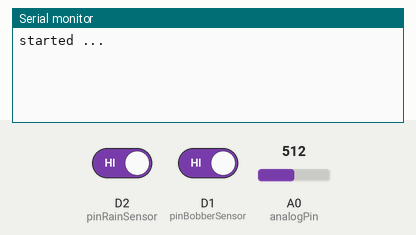
The sketch below on a simulated ESP8266 (NodeMCU). Shown: the last lines printed to the serial monitor. Inputs (shaded band) come from the test bench; at power-on: D2 (pinRainSensor) HIGH, D1 (pinBobberSensor) HIGH, A0 (analogPin) = 512.

Above: at 1.2 s.
1.3 s: D2 (pinRainSensor) driven LOW
At 2.5 s:
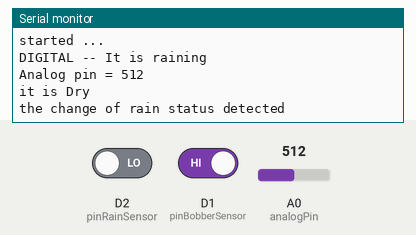
2.8 s: D1 (pinBobberSensor) driven LOW
At 3.9 s:
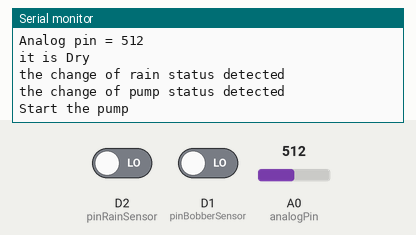
4.3 s: D2 (pinRainSensor) driven HIGH
At 5.0 s:
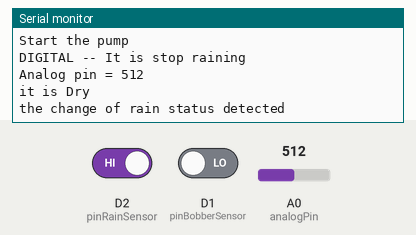
5.8 s: D1 (pinBobberSensor) driven HIGH
At 6.2 s:
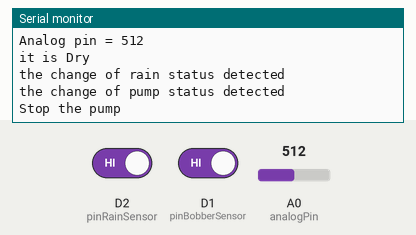

The sketch:

bobber_test.ino
```cpp
void ICACHE_RAM_ATTR handleBobberInterrupt();   //!!! important for external interrupt for ESP8266
void ICACHE_RAM_ATTR handleRainInterrupt();   //!!! important for external interrupt for ESP8266

const byte pinBobberSensor = D1;
const byte pinRainSensor = D2;
const int analogPin = A0;
int thresholdValue = 500;   // value of treshhold to change isRain status
boolean isRain = false;
volatile boolean checkBobberInterrupt = false;
volatile boolean checkRainInterrupt = false;
uint16_t analogPinValue = 0;
int prevBobberStatus = -1;

unsigned long debounceTime = 1000;
unsigned long lastBobberDebounce = 0;
unsigned long lastRainDebounce = 0;

void handleBobberInterrupt() {
  checkBobberInterrupt= true;
}

void handleRainInterrupt() {
  checkRainInterrupt= true;
}

void setup() {

  Serial.begin(115200);
  pinMode(pinBobberSensor, INPUT_PULLUP);
  pinMode(pinRainSensor, INPUT_PULLUP);
  pinMode(analogPin, INPUT);

  attachInterrupt(digitalPinToInterrupt(pinBobberSensor), handleBobberInterrupt, CHANGE);
  attachInterrupt(digitalPinToInterrupt(pinRainSensor), handleRainInterrupt, CHANGE);
  Serial.println("");
  Serial.println("started ... ");
}

void loop(){
/*  if(!digitalRead(pinSensor)){       // if there is zero value on a pin
    Serial.println("CEHCOP TOHET");  // print message
  }
  delay(200);*/
  // check if rain is started/stopped
  if(checkBobberInterrupt == true && ( (millis() - lastBobberDebounce)  > debounceTime )){
    lastBobberDebounce = millis();
    checkBobberInterrupt = false;
 //     isRain ? MQTTclient.publish(outTopic, "StopAll") : MQTTclient.publish(outTopic, "StartAll");
    Serial.println("the change of pump status detected ");
    int currBobberStatus = digitalRead(pinBobberSensor);
    if (currBobberStatus != prevBobberStatus){
      prevBobberStatus = currBobberStatus;
      if(!currBobberStatus)       // if there is zero value on a pin
        Serial.println("Start the pump");
      else
        Serial.println("Stop the pump");
//      Serial.println("the bobber status was really detected ");
    }
  }
/*  else
    checkInterrupt = false; */

   if(checkRainInterrupt == true && ( (millis() - lastRainDebounce)  > debounceTime )){
    if(!digitalRead(pinRainSensor))       // if there is non zero value on a rain pin
      Serial.println("DIGITAL -- It is raining");
    else
      Serial.println("DIGITAL -- It is stop raining");
    lastRainDebounce = millis();
    checkRainInterrupt = false;
    // read information from analog PIN
    analogPinValue = analogRead(analogPin);
    Serial.print("Analog pin = ");
    Serial.println(analogPinValue);
    if (analogPinValue < thresholdValue)
      Serial.println("it is Wet");
    else
      Serial.println("it is Dry");
//    if sensorValue >= thresholdValue  it is Dry
/*    if ((sensorValue < thresholdValue && !isRain) || (sensorValue >= thresholdValue && isRain)){
      isRain = !isRain;*/
 //     isRain ? MQTTclient.publish(outTopic, "StopAll") : MQTTclient.publish(outTopic, "StartAll");
      Serial.println("the change of rain status detected ");
    }
}
```

Measured:
- after the input at 1.3 s, the serial monitor: prints a new line at once (image 1)
- after the input at 2.8 s, the serial monitor: prints a new line at once (image 2)
- after the input at 4.3 s, the serial monitor: prints a new line at once (image 3)
- after the input at 5.8 s, the serial monitor: prints a new line at once (image 4)
